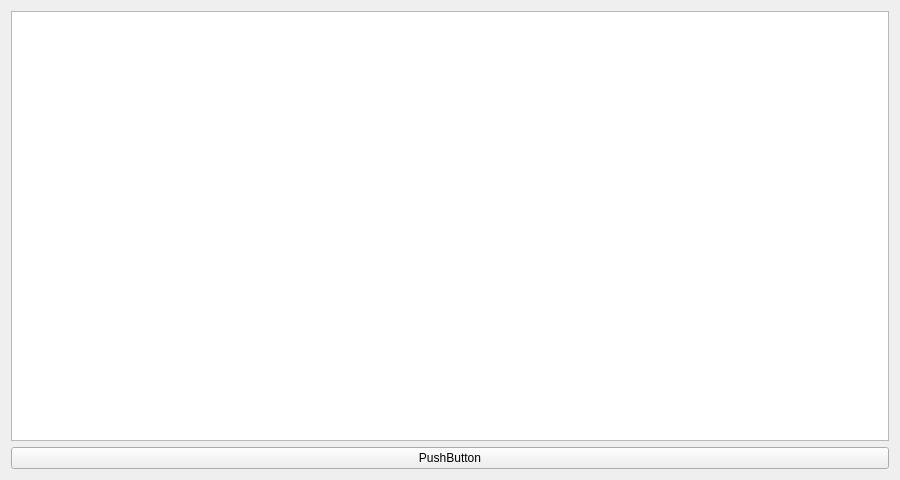
<?xml version="1.0" encoding="UTF-8"?>
<ui version="4.0">
 <class>TableAForm</class>
 <widget class="QWidget" name="TableAForm">
  <property name="geometry">
   <rect>
    <x>0</x>
    <y>0</y>
    <width>900</width>
    <height>480</height>
   </rect>
  </property>
  <property name="minimumSize">
   <size>
    <width>900</width>
    <height>480</height>
   </size>
  </property>
  <property name="windowTitle">
   <string>Dialog</string>
  </property>
  <layout class="QGridLayout" name="gridLayout">
   <item row="0" column="0">
    <widget class="QTableView" name="tableView">
     <property name="selectionBehavior">
      <enum>QAbstractItemView::SelectRows</enum>
     </property>
    </widget>
   </item>
   <item row="1" column="0">
    <widget class="QPushButton" name="pushButton">
     <property name="text">
      <string>PushButton</string>
     </property>
    </widget>
   </item>
  </layout>
 </widget>
 <resources/>
 <connections/>
</ui>
